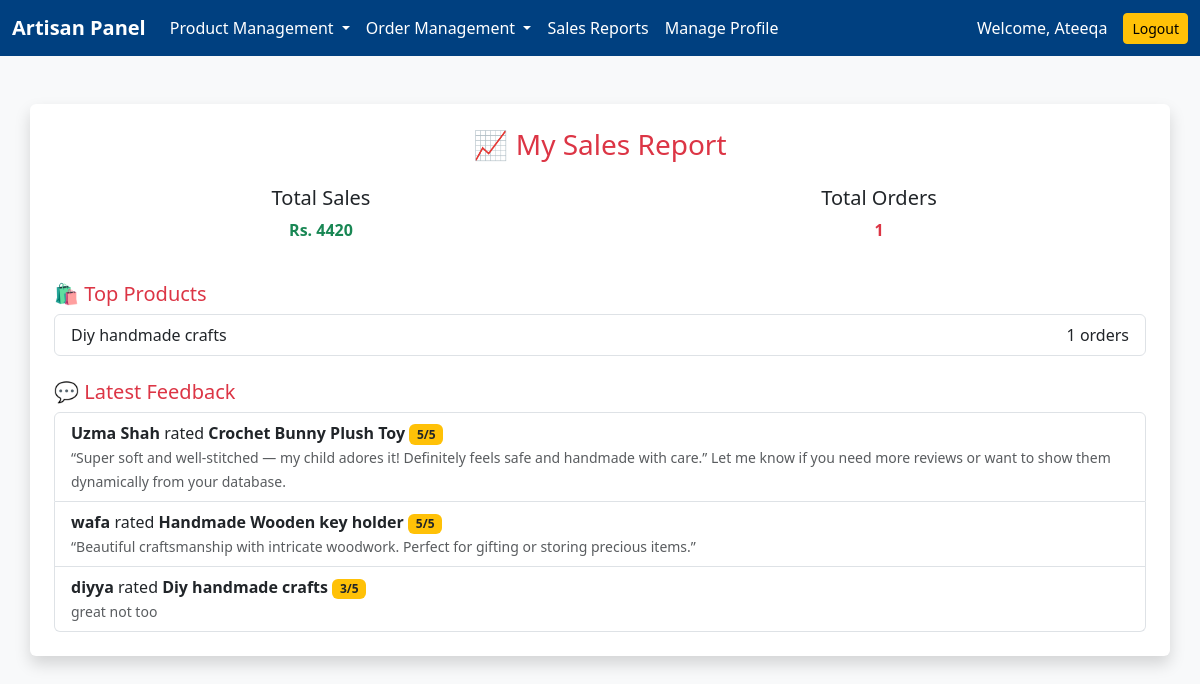
The app's page /artisan_sales_report.php (signed in) with its own data.
### tables this page shows
CREATE TABLE `reviews` (
  `id` int(11) NOT NULL,
  `product_id` int(11) NOT NULL,
  `user_name` varchar(100) DEFAULT NULL,
  `rating` int(11) DEFAULT NULL,
  `comment` text DEFAULT NULL,
  `created_at` datetime DEFAULT current_timestamp()
);

CREATE TABLE `product` (
  `id` int(11) NOT NULL,
  `saller_id` int(11) NOT NULL,
  `name` varchar(255) NOT NULL,
  `description` text NOT NULL,
  `price` int(11) NOT NULL,
  `stock` int(11) NOT NULL,
  `image` varchar(255) NOT NULL,
  `custom_request` tinyint(1) NOT NULL,
  `created_at` timestamp NOT NULL DEFAULT current_timestamp(),
  `category` varchar(100) NOT NULL,
  `status` varchar(50) DEFAULT 'Pending'
);

### artisan_sales_report.php (the view, shortened to what this page needs)
<?php
include 'connection.php';
$artisan_id = $_SESSION['id'];
$totalSales = $conn->query("SELECT SUM(o.total_amount) AS total
                            FROM orders o
                            JOIN product p ON o.product_id = p.id
                            WHERE p.saller_id = $artisan_id")->fetch_assoc()['total'];
$totalOrders = $conn->query("SELECT COUNT(*) AS total
                             FROM orders o
                             JOIN product p ON o.product_id = p.id
                             WHERE p.saller_id = $artisan_id")->fetch_assoc()['total'];
$topProducts = $conn->query("SELECT p.name, COUNT(o.id) AS order_count
                             FROM orders o
                             JOIN product p ON o.product_id = p.id
                             WHERE p.saller_id = $artisan_id
                             GROUP BY o.product_id
                             ORDER BY order_count DESC LIMIT 5");
$feedback = $conn->query("SELECT p.name, r.user_name, r.rating, r.comment
                          FROM reviews r
                          JOIN product p ON r.product_id = p.id
                          WHERE p.saller_id = $artisan_id
                          ORDER BY r.created_at DESC LIMIT 5");
?>
<!DOCTYPE html>
<html>
<head>
  <link href="https://cdn.jsdelivr.net/npm/bootstrap@5.3.0/dist/css/bootstrap.min.css" rel="stylesheet">
</head>
<body class="bg-light">
  <?php include 'includes/navbar_saller.php'; ?>
  <div class="container mt-5 p-4 bg-white rounded shadow">
    <h3 class="text-center text-danger mb-4">📈 My Sales Report</h3>
    <div class="row text-center mb-4">
      <div class="col-md-6"><h5>Total Sales</h5><p class="fw-bold text-success">Rs. <?= $totalSales ?? 0 ?></p></div>
      <div class="col-md-6"><h5>Total Orders</h5><p class="fw-bold text-danger"><?= $totalOrders ?? 0 ?></p></div>
    </div>
    <h5 class="text-danger">🛍️ Top Products</h5>
    <ul class="list-group mb-4">
      <?php while ($row = $topProducts->fetch_assoc()) { ?>
        <li class="list-group-item d-flex justify-content-between">
          <?= $row['name'] ?>
          <span><?= $row['order_count'] ?> orders</span>
        </li>
      <?php } ?>
    </ul>
    <h5 class="text-danger">💬 Latest Feedback</h5>
    <ul class="list-group">
      <?php while ($row = $feedback->fetch_assoc()) { ?>
        <li class="list-group-item">
          <strong><?= $row['user_name'] ?></strong> rated <strong><?= $row['name'] ?></strong>
          <span class="badge bg-warning text-dark"><?= $row['rating'] ?>/5</span>
          <br><small class="text-muted"><?= $row['comment'] ?></small>
        </li>
      <?php } ?>
    </ul>
  </div>
</body>
</html>

### Includes/navbar_saller.php (shortened to what this page needs)
<!DOCTYPE html>
<html>
<head>
  <link href="https://cdn.jsdelivr.net/npm/bootstrap@5.3.0/dist/css/bootstrap.min.css" rel="stylesheet">
</head>
<body>
<nav class="navbar navbar-expand-lg navbar-custom">
  <div class="container-fluid">
    <a class="navbar-brand fw-bold" href="#">Artisan Panel</a>
    <div class="collapse navbar-collapse" id="navbarNav">
      <ul class="navbar-nav me-auto mb-2 mb-lg-0">
        <li class="nav-item dropdown">
          <a class="nav-link dropdown-toggle" href="#" id="productDropdown" role="button" data-bs-toggle="dropdown">
            Product Management
          </a>
        </li>
        <li class="nav-item dropdown">
          <a class="nav-link dropdown-toggle" href="#" id="orderDropdown" role="button" data-bs-toggle="dropdown">
            Order Management
          </a>
        </li>
        <li class="nav-item">
          <a class="nav-link" href="artisan_sales_report.php">Sales Reports</a>
        </li>
        <li class="nav-item">
          <a class="nav-link" href="artisan_profile.php">Manage Profile</a>
        </li>
      </ul>
      <span class="navbar-text text-white me-3">
        Welcome, <?= $_SESSION['name']; ?>
      </span>
      <a href="includes/logout.php" class="btn btn-warning btn-sm">Logout</a>
    </div>
  </div>
</nav>
</body>
</html>

### Includes/navbar_saller.php (style rules this page uses)
.navbar-custom { background-color: #004080; }
.navbar-custom .navbar-brand, .navbar-custom .nav-link { color: white; transition: 0.3s; }

### records on screen
reviews: user_name "Uzma Shah", product.name "Crochet Bunny Plush Toy", rating "5", comment "“Super soft and well-stitched — my child adores it! Definitely feels safe and handmade with care.” Let me know if you need more reviews or want to show them dynamically from your database."
reviews: user_name "wafa", product.name "Handmade Wooden key holder", rating "5", comment "“Beautiful craftsmanship with intricate woodwork. Perfect for gifting or storing precious items.”"
reviews: user_name "diyya", product.name "Diy handmade crafts", rating "3", comment "great not too"

### other values on screen
$_SESSION['name'] "Ateeqa"
$totalSales "4420"
$totalOrders "1"
$row['name'] "Diy handmade crafts"
$row['order_count'] "1"
